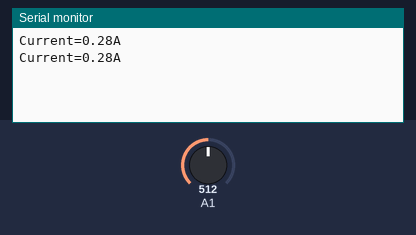
The sketch below on a simulated Arduino Uno, built with avr-gcc and run on an emulated ATmega328P. Parts: the last lines printed to the serial monitor. The test bench sets the inputs (shaded band); at power-on: A1 = 512.

Above: at 1.8 s.
1.9 s: A1 set to 716
At 2.3 s:
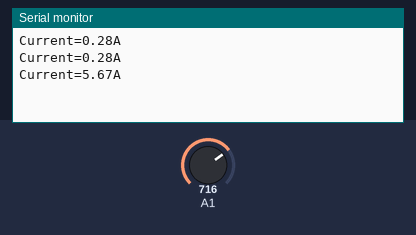
3.4 s: A1 set to 900
At 4.8 s:
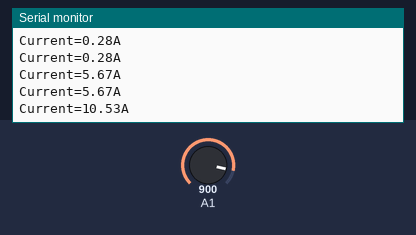
Timing chart, 0 to 6.4 s (numbered marks = the images above; inputs shaded):
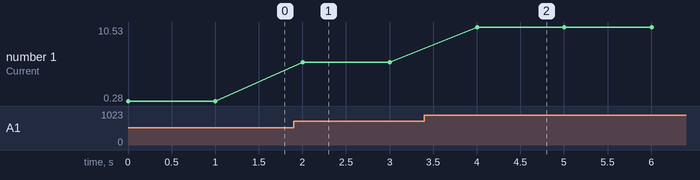

The sketch:

current_measurement.ino
```cpp
void setup() {
  Serial.begin(9600);
  // put your setup code here, to run once:

}

void loop() {
  int adc = analogRead(A1);
  float sensor = adc*5.0/1023.0;
  float current = (sensor-2.45)/0.185;

  if (current < 0.16){
    current = 0;
  }
  Serial.print ("Current=");
  Serial.print(current);
  Serial.println("A");
  delay(1000);
  // put your main code here, to run repeatedly:

}
```

Measured:
- after the input at 1.9 s, the serial monitor: prints a new line after 0.10 s (image 1)
- after the input at 3.4 s, the serial monitor: prints a new line after 0.60 s (image 2)
- plotted number 1: 0.28 → 5.67 after the input at 1.9 s, 5.67 → 10.53 after the input at 3.4 s
